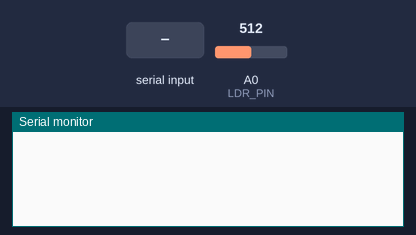
Simulated run of this sketch. Board: Arduino Uno, built with avr-gcc and run on an emulated ATmega328P. On the bench: the last lines printed to the serial monitor. The test bench sets the inputs (shaded band); at power-on: A0 (LDR_PIN) = 512.

Above: at 1.2 s.
1.3 s: "p" received over Serial
At 2.2 s:
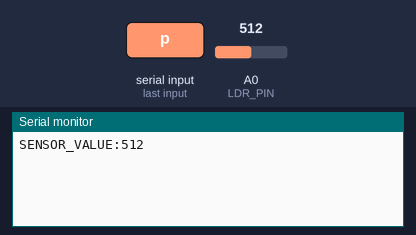
2.8 s: "s" received over Serial
At 4.1 s:
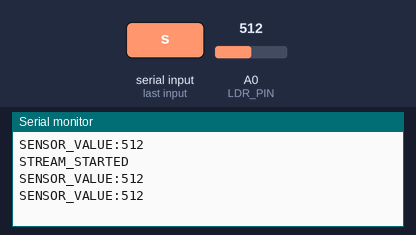

Measured:
- after the input at 1.3 s, the serial monitor: prints a new line at once (image 1)
- after the input at 2.8 s, the serial monitor: prints a new line at once (image 2)

The sketch:

sensor.ino
```cpp
// Пин к которому подключен фоторезистор
const int LDR_PIN = A0;

// Флаг для управления потоковой передачей данных
bool streaming = false;

void setup() {
  // Инициализация последовательного порта
  Serial.begin(9600);
}

void loop() {
  // Проверка наличия входящих данных от ПК
  if (Serial.available() > 0) {
    char cmd = Serial.read();

    // Обработка команды 'p' - запросить одно значение
    if (cmd == 'p') {
      streaming = false; // Останавливаем поток, если он был активен
      int sensorValue = analogRead(LDR_PIN);
      Serial.print("SENSOR_VALUE:");
      Serial.println(sensorValue);
    }
    // Обработка команды 's' - начать потоковую передачу
    else if (cmd == 's') {
      streaming = true;
      Serial.println("STREAM_STARTED");
    }
  }

  // Если включен режим потоковой передачи, отправляем данные каждую секунду
  if (streaming) {
    int sensorValue = analogRead(LDR_PIN);
    Serial.print("SENSOR_VALUE:");
    Serial.println(sensorValue);
    delay(1000); // Интервал передачи данных
  }
}
```
